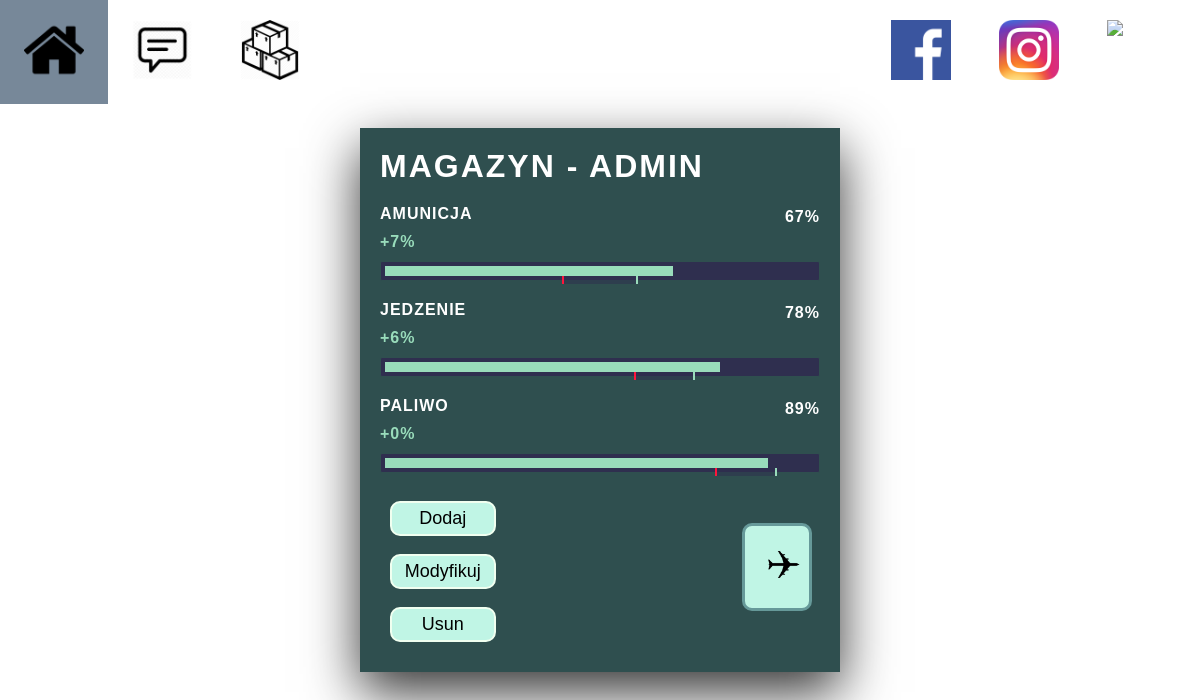
The app's page /militaria/dashboard/ (signed in), older data.
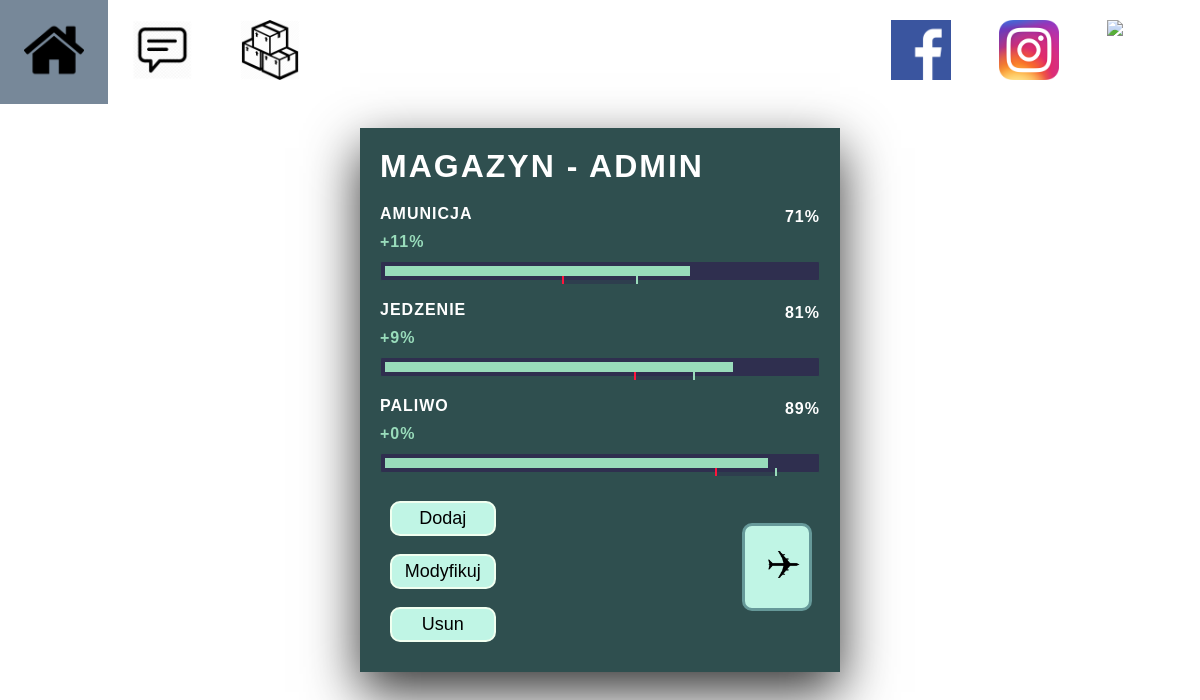
The same page, newer data.
### militaria/models.py (models this page shows, shortened)
class Warehouse(models.Model):
    name = models.CharField(max_length=20)
    how_many = models.IntegerField()
    priority = models.IntegerField(default=2, choices=[(1, "1"), (2, "2"), (3, "3")])
    min = models.IntegerField(default=70)
    max = models.IntegerField(default=90)
    user = models.ManyToManyField('auth.User')
    weight = models.IntegerField(default=3, choices=[(1, "1"), (2, "2"), (3, "3"), (4, "4"), (5, "5")])
    def get_warehouse_fill_code(self):
        if self.how_many >= self.min:
            if self.how_many < self.max:
                return '#fffab7'    # orange
            else:
                return '#99dcbb'    # green
        else:
            return '#ff153c'       # red

### militaria/views.py (the view)
# urls.py: path('dashboard/', views.dashboardView, name='dashboard'),
@login_required(login_url='/militaria/login/')
def dashboardView(request):
    warehouses = Warehouse.objects.filter(user=request.user)
    context = {
        "warehouses": warehouses,
    }
    return render(request, 'militaria/dashboard.html', context)

### templates/militaria/dashboard.html (shortened to what this page needs)
{% extends "militaria/base.html" %}
{% load static %}
{% load mathfilters %}
{% block content %}
    {% if user.is_authenticated %}
    <div class="all_warehouses" >
        <h1>MAGAZYN - {{ request.user }} </h1>
        {% for warehouse in warehouses %}
            <div class="warehouse">
                <p>{{ warehouse.name }}</p>
                <p>{{ warehouse.how_many }}%</p>
                {% if warehouse.how_many >= warehouse.max %}
                    <p style="color: #99dcbb">+{{warehouse.how_many|sub:warehouse.max }}%</p>
                {% elif warehouse.how_many <= warehouse.min %}
                    <p style="color: #ff153c">{{warehouse.how_many|sub:warehouse.min }}%</p>
                {% else %}
                    <p style="color: #fffab7">+{{warehouse.how_many|sub:warehouse.min }}%</p>
                {% endif %}
                <div class="ware">
                    <div class="ware_level" style="width: {{ warehouse.how_many }}%; background-color: {{ warehouse.get_warehouse_fill_code }}"></div>
                    <div class="left_marker" style="position: absolute; left: {{ warehouse.min|sub:3}}%; width: {{warehouse.max|sub:warehouse.min }}%"></div>
                </div>
            </div>
        {% endfor %}
        <div class="box_all">
        <div class="button-box-container">
            <div class="button-box">
                <form method="get" action="/militaria/add">
                    <button type="submit">Dodaj</button>
                </form>
            </div>
            <div class="button-box">
                <form method="get" action="/militaria/modify">
                    <button type="submit">Modyfikuj</button>
                </form>
            </div>
            <div class="button-box">
                <form method="get" action="/militaria/delete">
                    <button type="submit">Usun</button>
                </form>
            </div>
        </div>
            <div class="button-box-container2">
                <form method="get" action="/militaria/supply">
                    <button type="plane"><img src="{% static "militaria/plane.png" %}" height="50%" width="50%" style="transform: rotate(90deg)"></button>
                </form>
            </div>
        </div>
    </div>
    {% endif %}
{% endblock %}

### templates/militaria/base.html (shortened to what this page needs)
{% load static %}
<!DOCTYPE html>
<html lang="en">
<head>
    <link rel="stylesheet" href="{% static 'militaria/style.css' %}">
</head>
<body>
    <div id="sidebar">
        {% block sidebar %}
        <ul>
            <li><a href="/militaria/"><img alt="Home" src="{% static "militaria/home.png" %}"  title="Strona centralna" width="60" height="60" ></a></li>
            <li><a href="/militaria/contact/"><img src="{% static "militaria/message.png" %}" alt="Kontakt" title="Kontakt z tworcami" width="60" height="60" ></a></li>
            <li><a href="/militaria/dashboard/"><img src="{% static "militaria/boxes.png" %}" alt="Magazyny" title="Stan magazynów" width="60" height="60" ></a></li>
             {% if user.is_authenticated %}
                <li style="float:right"><a href="/militaria/logout"> <img src="{% static "militaria/log_out.png" %}" alt="Log out" title="Wylogowywanie" width="60" height="60" ></a>
             {% endif %}
            <li style="float:right"><a href="https://www.instagram.com/a.driaana"><img src="{% static "militaria/insta.png" %}" alt="Instagram" title="Instagram" width="60" height="60" ></a></li>
             <li style="float:right"><a href="https://www.instagram.com/a.driaana"><img src="{% static "militaria/facebook.png" %}" alt="Facebook" title="Facebook" width="60" height="60" ></a></li>
        </ul>
        {% endblock %}
    </div>
    <div id="content">
        {% block content %}{% endblock %}
    </div>
</body>
</html>

### militaria/static/militaria/style.css (style rules this page uses)
body { margin: 0; padding: 0; font-family: sans-serif; background-image: url("background.png"); }
.all_warehouses { width: 40%; position: absolute; top: 50%; left: 50%; transform: translate(-50%, -50%); padding: 20px; background: #2F4F4F; box-sizing: border-box; box-shadow: 0 20px 50px rgba(0,0,0,.8) }
h1 { margin: 0; padding: 0; color: #fff; text-transform: uppercase; letter-spacing: 2px; }
.warehouse { box-sizing: border-box; width:100%; margin:20px 0; }
.warehouse p { color: #fff; text-transform: uppercase; margin: 0 0 10px; padding: 0; font-weight: bold; letter-spacing: 1px; }
.warehouse p:nth-child(2) { float: right; position: relative; top: -25px }
.ware { background: #2F2F4F; padding: 4px; box-sizing: border-box; border: 1px solid #2F4F4F; border-radius: 2px; transition-property: transform; transition-duration: 1s; }
.ware_level { background: #F0FFF0; animation-name: example; animation-duration: 3s; width: 100%; height: 10px; }
.left_marker { background: rgba(47, 47, 79, 0.5); border-style: dashed; border-left-color: #ff153c; border-left-width: 2px; border-right-color: #99dcbb; border-right-width: 2px; border-top-width: 0; border-bottom-width: 0; width: 100%; height: 8px; }
ul { list-style-type: none; margin: 0; padding: 0; overflow: hidden; background-color: #fff; }
li { float: left; }
li a { display: block; color: white; text-align: center; padding: 2px 4px; text-decoration: none; }
img { padding: 18px 20px; margin: 0px 0px 0px 0px; }
button { width: 80%; padding: 5px 5px 5px 5px; margin: 30px 10px 10px 10px; box-sizing: border-box; border: 3px solid #669999; background-color: #c0f5e5; border-radius: 10px; font-size: 18px; font-family: sans-serif; }
button[type=submit] { width: 30%; padding: 5px 5px 5px 5px; margin: 8px 10px 10px 10px; box-sizing: border-box; border: 2px solid #F0FFF0; border-radius: 10px; flex: 1; font-family: sans-serif; cursor: pointer; display: inline; }
.box_all { display: flex; justify-content: space-between; }
.button-box-container { flex: 4; }
.button-box-container2 { flex: 1; }

Row changes from the older to the newer data that the page shows:
changed Warehouse "AMUNICJA": how_many "67" → "71"; how_many|sub "7" → "11"
changed Warehouse "JEDZENIE": how_many "78" → "81"; how_many|sub "6" → "9"
